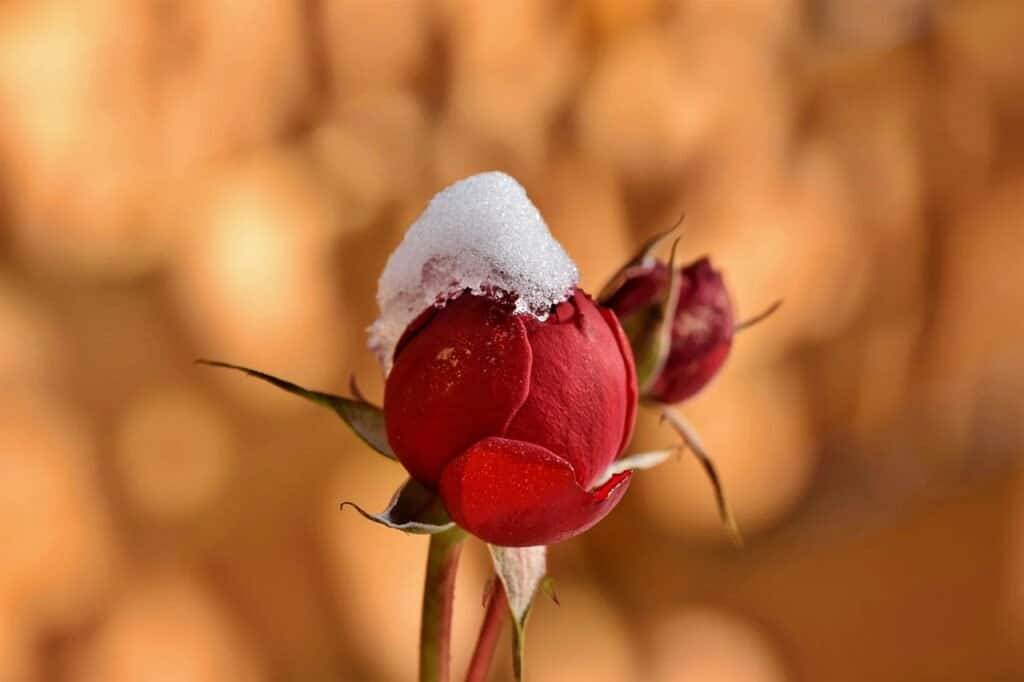
#> input picture UseCases/assets/img2.png, 1024 x 682 px
$ python image_segmentation.py
#> lines starting #> are read from the running program, lines starting #| are printed output that depends on the picture; after the words box and inside, x2 and y2 are one past the last pixel; in counts of white or black regions, pixels touching at a corner belong together
import cv2
import os
import numpy as np
import matplotlib.pyplot as plt


current_dir = os.path.dirname(os.path.abspath(__file__))
IMAGE_SAMPLE = cv2.imread(os.path.join(current_dir, "assets", "img2.png"))
#> IMAGE_SAMPLE is the input picture: shape (682, 1024, 3); mean B, G, R 60.4, 110.8, 184


def get_input_image():
    img_name = input("Escreva o nome da sua imagem: ")
#> the answer given: assets/img2.png
    return cv2.imread(os.path.join(current_dir, "User", img_name))

def main():
    try:
        img = get_input_image()
        segment_image(img)
    except Exception as e:
        print("Imagem não encontrada! Usando imagem de teste.")
        segment_image(IMAGE_SAMPLE)
    exit()


def segment_image(image = IMAGE_SAMPLE):
    gray = cv2.cvtColor(image, cv2.COLOR_BGR2GRAY)
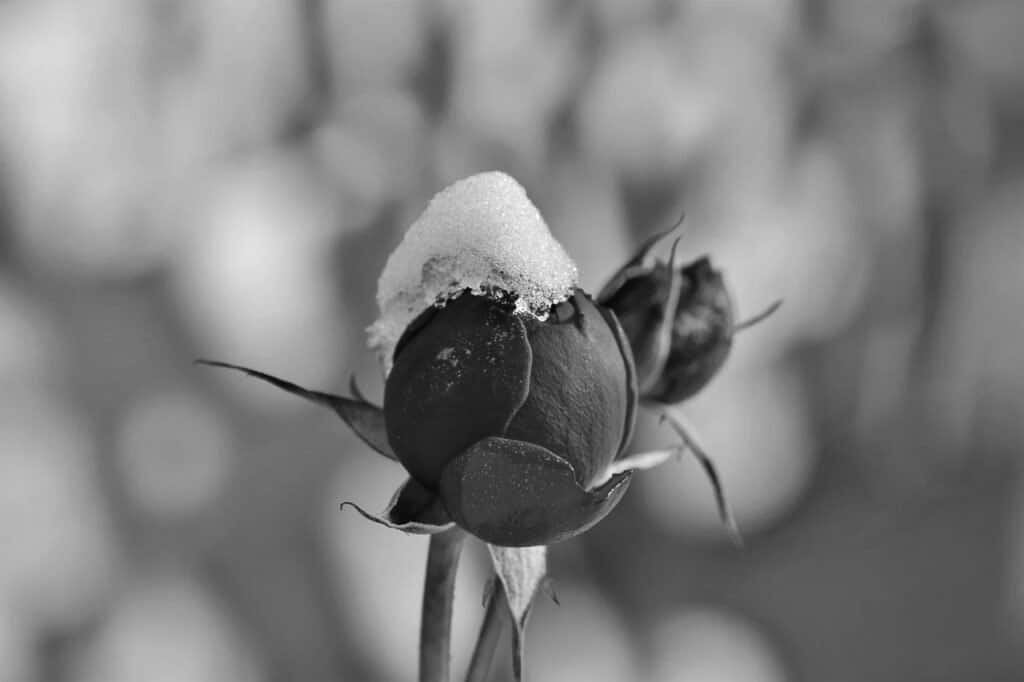
#> gray: shape (682, 1024); min 4, max 254, mean 127
    _, binary = cv2.threshold(gray, 127, 255, cv2.THRESH_BINARY)
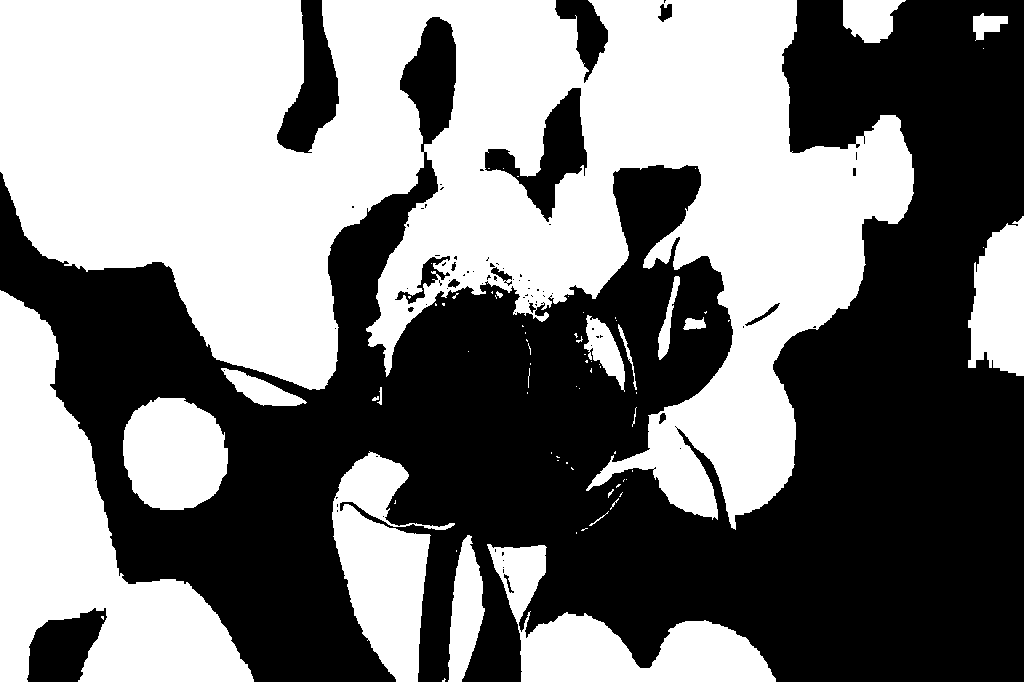
#> binary: shape (682, 1024); 49% white; 76 white regions (54 under 20 px), largest, box (x1, y1, x2, y2) and area: (0, 0, 914, 530) 245126, (0, 290, 254, 682) 41805, (487, 544, 776, 682) 14962
    kernel = np.ones((5,5), np.uint8)
    binary = cv2.morphologyEx(binary, cv2.MORPH_CLOSE, kernel)
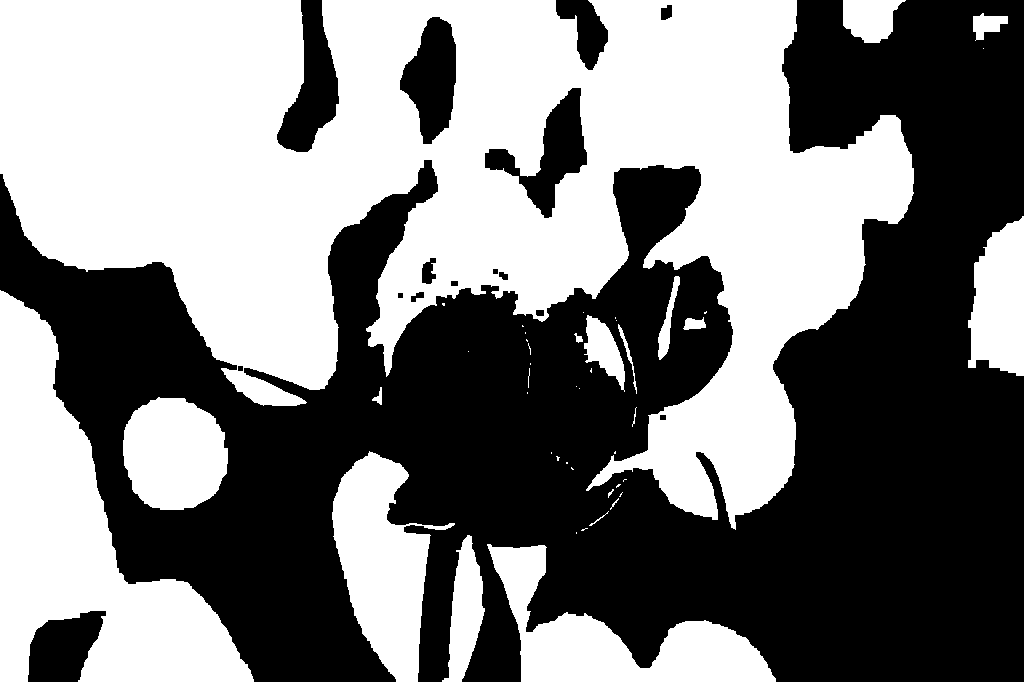
#> binary: shape (682, 1024); 49.4% white; 46 white regions (26 under 20 px)

    contours, _ = cv2.findContours(binary, cv2.RETR_TREE, cv2.CHAIN_APPROX_SIMPLE)
#> contours = 58 contours, 31 with area under 20; largest, box (x1, y1, x2, y2) and area: (0, 0, 914, 530) 255856, (0, 290, 254, 682) 41234, (487, 544, 776, 682) 14736, (332, 451, 455, 682) 13991, (123, 397, 228, 510) 9272

    segmented_image = image.copy()
    cv2.drawContours(segmented_image, contours, -1, (0,255,0), 3)
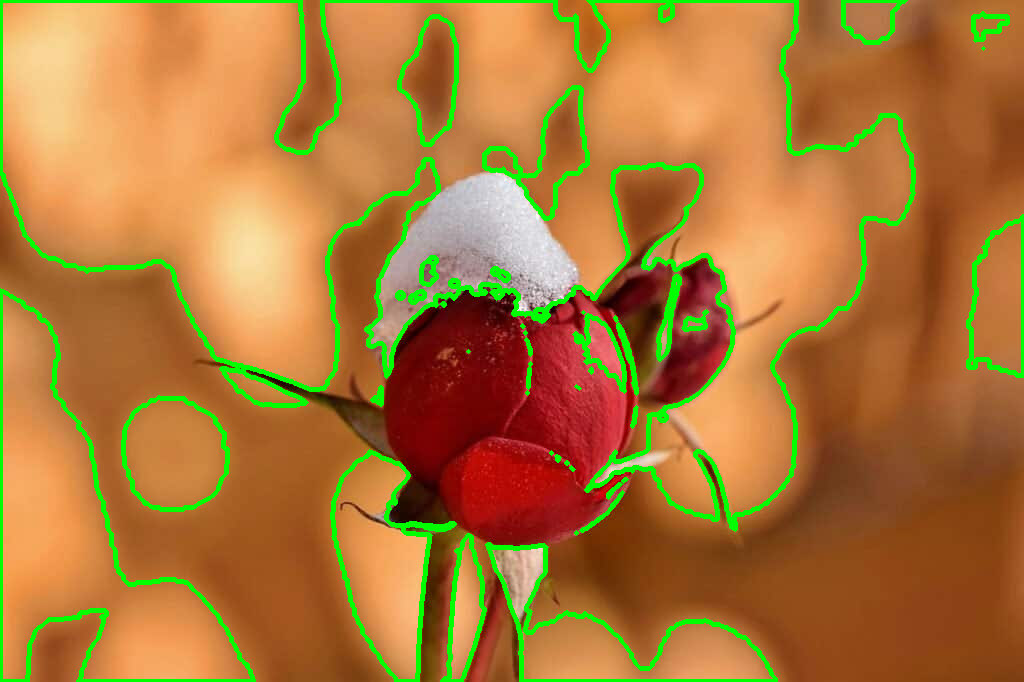
#> segmented_image: shape (682, 1024, 3); 7% of pixels changed, all inside (x1, y1, x2, y2) = (0, 0, 1024, 682)

    plt.figure(figsize=(10, 10))
    plt.subplot(1, 3, 1)
    plt.title('Imagem Original')
    plt.imshow(cv2.cvtColor(image, cv2.COLOR_BGR2RGB))

    plt.subplot(1, 3, 2)
    plt.title('Imagem Binária')
    plt.imshow(binary, cmap='gray')

    plt.subplot(1, 3, 3)
    plt.title('Imagem Segmentada')
    plt.imshow(cv2.cvtColor(segmented_image, cv2.COLOR_BGR2RGB))

    plt.show()
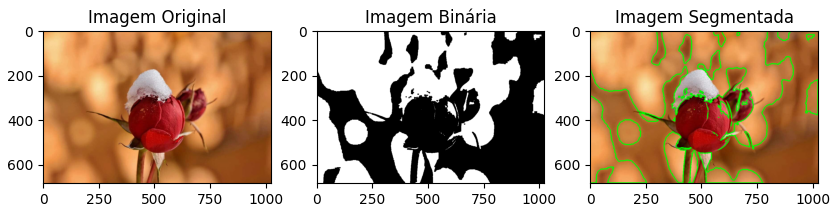
#> figure drawn by matplotlib, 3 panels


if __name__ == '__main__':
    main()
#> (the program exits here)
